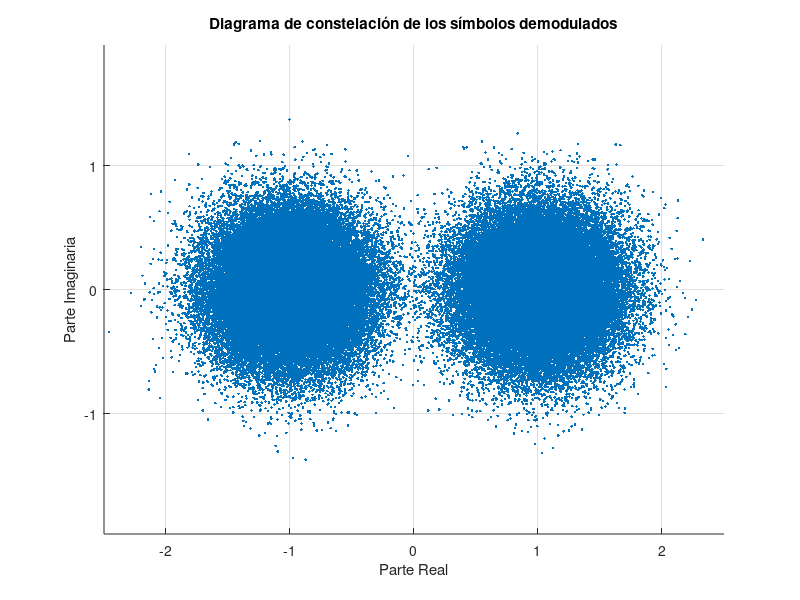

Recreate this plot in MATLAB.
%========================= Borrar datos ==================================%
%=========================================================================%

clear
close all
clc

% Parámetros de la fuente de pulsos digitales
num_bits = 100000;              % Número de bits a generar
num_subportadoras = 64;         % Número de subportadoras en OFDM
cyclic_prefix_length = 16;      % Longitud del prefijo cíclico en OFDM
M = 2;                          % Bits por símbolo [1 2 4]
k = log2(M);                    %bits por simbolo

% Ajustar el número de bits para que sea un múltiplo del número de subportadoras
num_bits_s = ceil(num_bits / num_subportadoras) * num_subportadoras;


 pulsos_digitales = randi([0,1],num_bits_s,1);                % Genero el vector columna, bits en paralelo
   
 bpsk_signal = pskmod(pulsos_digitales,M);                   % Modulacion bpsk
        
% Generar símbolos OFDM serial to paralelo
num_symbols = ceil(num_bits_s / num_subportadoras); % Número de simbolos OFDM necesarios
pulsos_ofdm = reshape(bpsk_signal, num_subportadoras, num_symbols); % Agrupar los bits en símbolos OFDM (las 64 portadoras en paralelo)
        
% Modulación OFDM
pulsos_modulados_ofdm = ifft(pulsos_ofdm); % Transformada inversa de Fourier

% Agregar el prefijo cíclico
pulsos_ofdm_cp = [pulsos_modulados_ofdm(end-cyclic_prefix_length+1:end, :); pulsos_modulados_ofdm]; % Agregar el prefijo cíclico


% Parámetros del canal de comunicación
EbNo = 25;                      % Energia de bits a ruido
SNR_dB = EbNo + 10*log10(k);    % Relación señal-ruido en dB
SNR = 10^(SNR_dB / 10);         % Relación señal-ruido en escala lineal
ruido = sqrt(1 / SNR);     

ofdm_awgn = awgn(pulsos_ofdm_cp,SNR_dB,ruido);
     
% Eliminar el prefijo cíclico
senal_recibida_ofdm_sin_cp = ofdm_awgn(cyclic_prefix_length+1:end, :);

% Demodulación OFDM
pulsos_demodulados_ofdm = fft(senal_recibida_ofdm_sin_cp); % Transformada de Fourier

pulsos_demodulados_ofdm_serie = reshape(pulsos_demodulados_ofdm, 1, []);

bpsk_r=pskdemod(pulsos_demodulados_ofdm_serie,M);  % Demodulación PSK

pulsos_digitales_fila = pulsos_digitales.'; % paso a vector fila
bpsk_r_vector = reshape(bpsk_r, 1, []);% paso a vector fila

 % Visualizar los primeros 10 símbolos transmitidos
 disp('Símbolos transmitidos:');
 disp(pulsos_digitales_fila(1:15));
 
 % Visualizar los primeros 10 símbolos demodulados
 disp('Símbolos demodulados:');
 disp(bpsk_r(1:15));

 % Cálculo de la tasa de error de bit (BER)
 
 ber_otra = sum(pulsos_digitales_fila ~= bpsk_r) / num_bits_s;
  disp(['Tasa de error de bit (BER): ', num2str(ber_otra)]);
  [numErrors,ber] = biterr(pulsos_digitales_fila,bpsk_r);
  fprintf( '\nLa tasa de error de bits de codificación binaria es %5.2e, basada en %d errores.\n' , ... 
      ber,numErrors)

% Crear un diagrama de constelación de los símbolos demodulados
figure;

scatter(real(pulsos_demodulados_ofdm_serie), imag(pulsos_demodulados_ofdm_serie), '.');
title('Diagrama de constelación de los símbolos demodulados');
xlabel('Parte Real');
ylabel('Parte Imaginaria');
axis equal; % Para mantener la escala de los ejes iguales
grid on; % Mostrar una cuadrícula en el gráfico

% Ampliar el rango del eje x
xlim([-2.5, 2.5]); % Establecer los límites del eje x